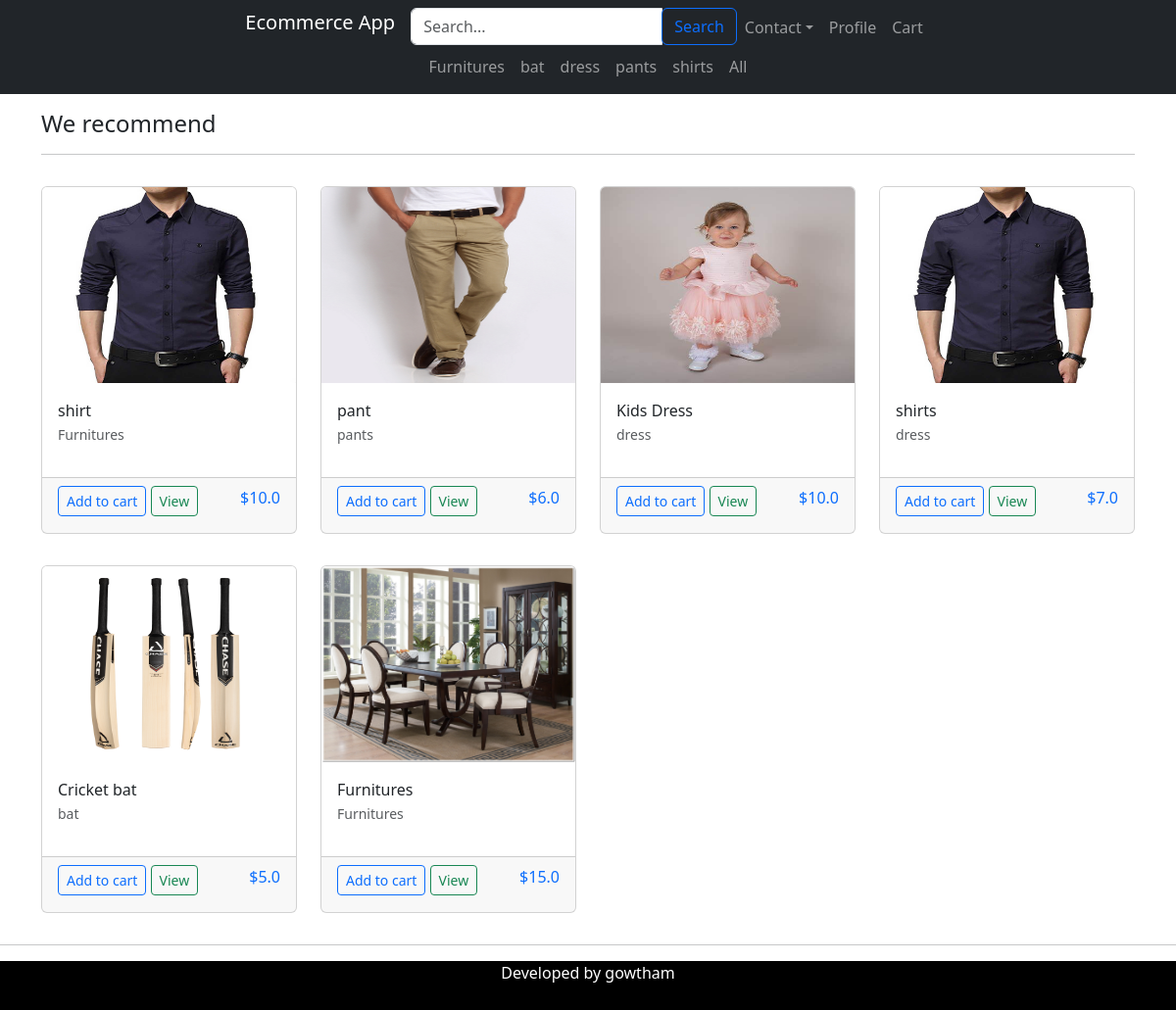
The page / on the database its author committed.
### products/models.py (models this page shows, shortened)
class Category(models.Model):
    name = models.CharField(max_length=255, blank=False, null=False)
    class Meta:
        verbose_name_plural = "Categories"
    def __str__(self):
        return str(self.name)

class Product(models.Model):
    category = models.ForeignKey("products.Category", on_delete=models.CASCADE, related_name='product_category', blank=False, null=False)
    name = models.CharField(max_length=255, blank=False, null=False)
    image = models.ImageField(upload_to=get_image_filepath, default=get_default_image, storage=OverriteFile(), blank=False, null=False)
    description = models.CharField(max_length=1024, blank=True, null=True)
    price = models.FloatField(max_length=64, blank=False, null=False)
    is_recommended = models.BooleanField(default=True)
    created_date_time = models.DateTimeField(default=timezone.now, blank=False, null=False)
    is_visible = models.BooleanField(default=True)

### products/views.py (the view)
# urls.py: 2. Add a URL to urlpatterns:  path('', views.home, name='home')
def home(request):
    products = Product.objects.filter(is_visible=True, is_recommended=True).order_by('-id')
    context = {'products': products}
    return render(request, 'home.html', context=context)

### products/context_processors.py (called while the page is built)
def categories(request):
    return {'categories': Category.objects.all()}

### products/templates/home.html
{% extends 'base.html' %}
{% block content %}
<div class="container pt-3 min-vh-100">
    <h4>We recommend</h4>
    <hr class="hr" />
    <div class="row card-group">
        {% for item in products %}
        <div class="col-3 my-3">
            <div class="card h-100">
                <img src="{{ item.image.url }}" alt="image" class="card-img-top" style="height: 200px;">
                <div class="card-body">
                    <ul class="list-inline">
                        <li><a class="card-title text-decoration-none">{{ item.name }}</a></li>
                        <li><small class="text-muted">{{ item.category }}</small></li>
                    </ul>
                </div>
                <div class="card-footer d-flex justify-content-between">
                    <div>
                        <a class="btn btn-sm btn-outline-primary" href="{% url 'cart_action' item.pk %}?action=add">Add to cart</a>
                        <a class="btn btn-sm btn-outline-success" href="{% url 'product' item.pk %}">View</a>
                    </div>
                    <div class="text-right">
                        <p class="text-primary">${{ item.price }}</p>
                    </div>
                </div>
            </div>
        </div>
        {% empty %}
        <span>Add a product using the admin panel and check is_recommended = True to make it appear here.</span>
        {% endfor %}
    </div>
</div>
{% endblock %}

### products/templates/base.html (shortened to what this page needs)
<!DOCTYPE html>
<html lang="en">
<head>
    <link href="https://cdn.jsdelivr.net/npm/bootstrap@5.3.1/dist/css/bootstrap.min.css" rel="stylesheet"
>
</head>
<body>
    <nav class="navbar navbar-expand navbar-dark bg-dark">
        <div class="container flex-column">
            <div class="col-12 d-flex justify-content-center align-items-center">
                <ul class="navbar-nav">
                    <li class="nav-item">
                        <a class="navbar-brand" href="{% url 'home' %}">Ecommerce App</a>
                    </li>
                    <li>
                        <form method="POST" action="{% url 'search' %}" enctype="multipart/form-data">
                            <div class="input-group">
                                <input name="searched" type="text" class="form-control" placeholder="Search...">
                                <span class="input-group-append">
                                    <button class="btn btn-outline-primary">Search</button>
                                </span>
                            </div>
                        </form>
                    </li>
                    <li class="navbar-item">
                        <div class="dropdown">
                            <a class="btn dropdown-toggle nav-link" href="#" role="button" data-bs-toggle="dropdown" aria-expanded="false">Contact</a>
                          </div>
                    </li>
                    <li class="navbar-item">
                        <a class="nav-link" href="{% url 'profile' %}">Profile</a>
                    </li>
                    <li class="navbar-item">
                        <a class="nav-link" href="{% url 'cart' %}">Cart</a>
                    </li>
                </ul>
            </div>
            <ul class="navbar-nav">
                {% for item in categories|slice:":6" %}
                <li class="navbar-item">
                    <a class="nav-link" href="{% url 'category_products' item.pk %}">{{ item.name }}</a>
                </li>
                {% endfor %}
                <li class="navbar-item">
                    <a class="nav-link" href="{% url 'categories_all' %}">All</a>
                </li>
            </ul>
        </div>
    </nav>
    {% block content %}
    {% endblock %}
    <hr><center>
    <div class="pil" style="background-color: black; color: white; height: 50px;">Developed by gowtham</div>
</center>
</body>
</html>

### rows shown on the page
Category: name "Furnitures"
Category: name "bat"
Category: name "dress"
Category: name "pants"
Category: name "shirts"
Product: image (picture), name "shirt", category "Furnitures", price "10.0"
Product: image (picture), name "pant", category "pants", price "6.0"
Product: image (picture), name "Kids Dress", category "dress", price "10.0"
Product: image (picture), name "shirts", category "dress", price "7.0"
Product: image (picture), name "Cricket bat", category "bat", price "5.0"
Product: image (picture), name "Furnitures", category "Furnitures", price "15.0"
